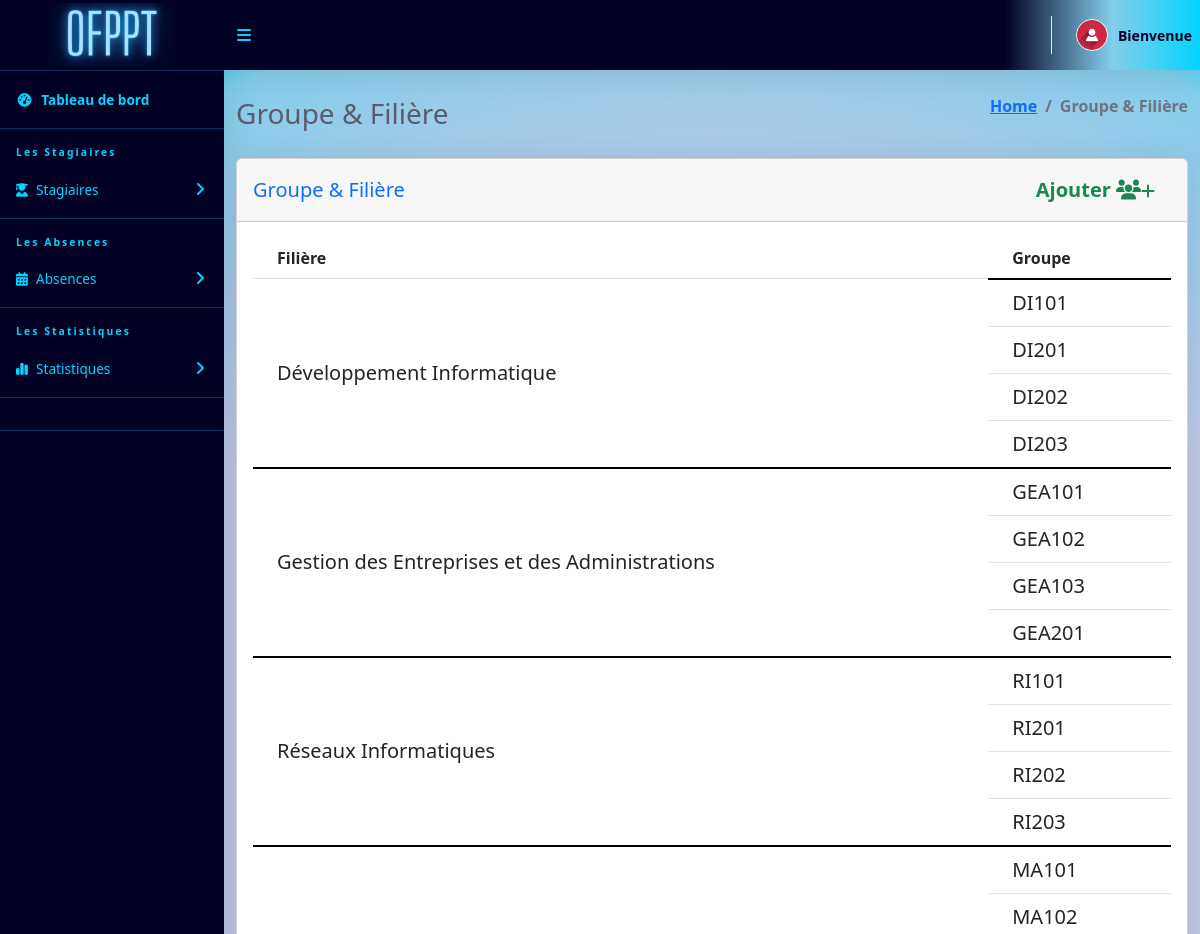
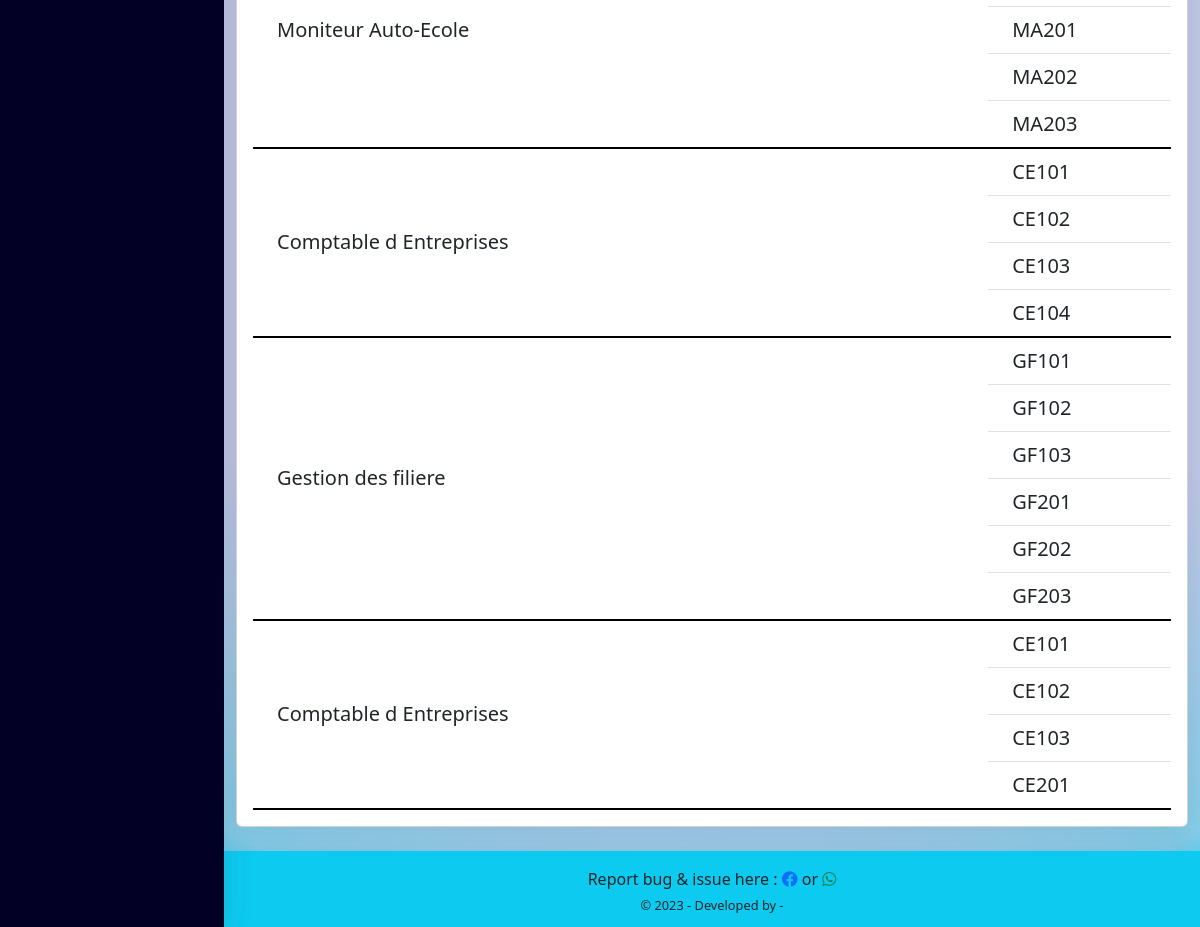
The page /admin/Groupe&filiere.php (signed in) on the database its author committed (2 pictures, top to bottom).
### tables this page shows
CREATE TABLE `groupe` (
  `id_grp` int(11) NOT NULL AUTO_INCREMENT,
  `Nom_grp` varchar(255) NOT NULL,
  `id_fill` int(11) NOT NULL,
  `anne` varchar(255) NOT NULL,
  PRIMARY KEY (`id_grp`),
  KEY `fk1` (`id_fill`),
  CONSTRAINT `fk1` FOREIGN KEY (`id_fill`) REFERENCES `filière` (`id_fill`)
);

### admin/Groupe&filiere.php (the view, shortened to what this page needs)
<?php
    include '../includes/Db_conn.php';
?>
<!DOCTYPE html>
<html lang="en">
<head>
<link href="../vendor/fontawesome-free/css/all.min.css" rel="stylesheet" type="text/css">
<link href="../vendor/bootstrap/css/bootstrap.min.css" rel="stylesheet" type="text/css">
<link href="css/ruang-admin.min.css" rel="stylesheet">
<link href="https://cdn.jsdelivr.net/npm/bootstrap@5.2.3/dist/css/bootstrap.min.css" rel="stylesheet">
<link rel="stylesheet" href="https://cdnjs.cloudflare.com/ajax/libs/font-awesome/6.1.1/css/all.min.css" />
</head>
<body id="page-top">
<div id="wrapper">
    <?php include "Includes/sidebar.php";?>
    <div id="content-wrapper" class="d-flex flex-column">
    <div id="content">
        <?php include "Includes/topbar.php";?>
        <div class="container-fluid" id="container-wrapper">
        <div class="d-sm-flex align-items-center justify-content-between mb-4">
            <h1 class="h3 mb-0 text-gray-800">Groupe & Filière</h1>
            <ol class="breadcrumb">
            <li class="breadcrumb-item"><a href="./">Home</a></li>
            <li class="breadcrumb-item active" aria-current="page">Groupe & Filière</li>
            </ol>
        </div>
        <div class="row">
            <div class="col-lg-12">
            <div class="row">
            <div class="col-lg-12">
            <div class="card mb-4">
                <div class="card-header py-3 d-flex flex-row align-items-center justify-content-between">
                    <h6 class="m-0 font-weight-bold text-primary fs-5">Groupe & Filière</h6>
                    <div class="d-flex align-items-center ms-6 me-3 ">
                        <a style="text-decoration: none;" href="./AjouterGroupe&filiere.php" class="text-success fs-5 fw-bold">Ajouter <i class="fa-solid fa-users pl-2"></i><i class="fa-solid fa-add pl-1 fs-6"></i></a>
                    </div>
                </div>
                <div class="table-responsive p-3">
                <table class="table align-items-center table-flush table-hover" id="dataTableHover">
                    <thead class="thead-light">
                    <tr>
                        <th>Filière</th>
                        <th >Groupe</th>
                    </tr>
                    </thead>
                    <tbody>
                <?php
                    $query = "SELECT * from filière";
                    $rs = $conn->query($query);
                    $num = $rs->num_rows;
                    if($num > 0)
                    {
                        while ($rows = $rs->fetch_assoc())
                        {
                            $rs3 = $conn->query('SELECT COUNT(*) as total FROM `groupe` where id_fill ='.$rows['id_fill']);
                            $tot = $rs3->fetch_assoc();
                            $colspan = $tot['total']+1;
                            echo"
                            <tr>
                                <td class='fs-5' style=\"vertical-align: middle;border-bottom: 2px solid black;\" rowspan='$colspan'>".$rows['Nom_fill']."</td>
                            ";
                            $rs2 = $conn->query('SELECT *  FROM `groupe` where id_fill ='.$rows['id_fill'].' ORDER BY anne');
                            $c=0;
                            $len = mysqli_num_rows($rs2);
                            while($rows2 = $rs2->fetch_assoc())
                            {
                                if($c == 0){
                                    echo"
                                        <tr>
                                            <td class='fs-5' style=\"border-top:2px solid black;\">".$rows2['Nom_grp']."</td>
                                        </tr>
                                    ";
                                }elseif($c == $len-1){
                                    echo"
                                        <tr>
                                            <td class='fs-5' style=\"border-bottom:2px solid black;\">".$rows2['Nom_grp']."</td>
                                        </tr>
                                    ";
                                }
                                else{
                                    echo"
                                        <tr>
                                            <td class='fs-5'>".$rows2['Nom_grp']."</td>
                                        </tr>
                                ";
                                }
                                $c++;
                            }
                            echo"
                            </tr>
                            ";
                        }
                    }
                    else
                    {
                            echo
                            "<div class='alert alert-danger' role='alert'>
                                Aucun enregistrement n'a été trouvé !
                            </div>";
                    }
                    ?>
                    </tbody>
                </table>
                </div>
            </div>
            </div>
            </div>
        </div>
        </div>
    </div>
    <?php include "Includes/footer.php";?>
    </div>
</div>
</body>
</html>

### rows shown on the page
filière: Nom_fill "Développement Informatique"
groupe: Nom_grp "DI101"
groupe: Nom_grp "DI201"
groupe: Nom_grp "DI202"
groupe: Nom_grp "DI203"
filière: Nom_fill "Gestion des Entreprises et des Administrations"
groupe: Nom_grp "GEA101"
groupe: Nom_grp "GEA102"
groupe: Nom_grp "GEA103"
groupe: Nom_grp "GEA201"
filière: Nom_fill "Réseaux Informatiques"
groupe: Nom_grp "RI101"
groupe: Nom_grp "RI201"
groupe: Nom_grp "RI202"
groupe: Nom_grp "RI203"
filière: Nom_fill "Moniteur Auto-Ecole"
groupe: Nom_grp "MA101"
groupe: Nom_grp "MA102"
groupe: Nom_grp "MA201"
groupe: Nom_grp "MA202"
groupe: Nom_grp "MA203"
filière: Nom_fill "Comptable d Entreprises"
groupe: Nom_grp "CE101"
groupe: Nom_grp "CE102"
groupe: Nom_grp "CE103"
groupe: Nom_grp "CE104"
filière: Nom_fill "Gestion des filiere"
groupe: Nom_grp "GF101"
groupe: Nom_grp "GF102"
groupe: Nom_grp "GF103"
groupe: Nom_grp "GF201"
groupe: Nom_grp "GF202"
groupe: Nom_grp "GF203"
filière: Nom_fill "Comptable d Entreprises"
groupe: Nom_grp "CE101"
groupe: Nom_grp "CE102"
groupe: Nom_grp "CE103"
groupe: Nom_grp "CE201"
